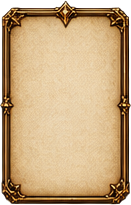
#> input picture assets/parchment/ability-card.png, 131 x 205 px; its folder holds 6 pictures in this run; the run also reads 2 pictures not shown here
$ python recolor.py
#> lines starting #> are read from the running program, lines starting #| are printed output that depends on the picture; after the words box and inside, x2 and y2 are one past the last pixel; in counts of white or black regions, pixels touching at a corner belong together
#> in main, a is the input picture: shape (205, 131, 4); mean R, G, B, A 186.1, 154.4, 112.2, 234.7
"""Erzeugt aus den Pergament-Grafiken umgefärbte Grafiksätze für weitere Themes.

Jeder Pixel wird anteilig einer von drei Gruppen zugeordnet:
  - Metall (goldene Rahmen, gesättigt gelb/orange)
  - Füllung hell (Pergament, hell und wenig gesättigt)
  - Füllung dunkel (schwarze Flächen, Holz)
und je Theme anders eingefärbt. Leuchten (orange Glut) wird separat umgefärbt.
"""
import sys
import numpy as np
from PIL import Image

SRC = "/home/claude/ascandir---dnd5e-character-sheet/assets/parchment"
DST = "/home/claude/ascandir---dnd5e-character-sheet/assets"

THEMES = {
    "nightwatch": {
        "metal": "silver",
        "light_fill": (0x26, 0x2d, 0x37),   # Pergament -> Schiefer
        "dark_fill": (0x10, 0x13, 0x18),
        "glow": (0x3c, 0xc8, 0xd2),          # Türkis
        "wood": ((0x1e, 0x24, 0x2c), 0.0),  # Farbe, Sättigungsanteil des Originals
        "panel": (0x23, 0x2a, 0x33),
    },
    "crimson": {
        "metal": "gold",
        "light_fill": (0x22, 0x1b, 0x1a),   # Pergament -> dunkler Stein
        "dark_fill": (0x14, 0x0e, 0x0d),
        "glow": (0xe8, 0x3a, 0x22),          # Glutrot
        "wood": ((0x2a, 0x10, 0x0e), 0.15),
        "panel": (0x1f, 0x19, 0x18),
    },
    "arcane": {
        "metal": "gold",
        "light_fill": (0x16, 0x1e, 0x33),   # Pergament -> Nachtblau
        "dark_fill": (0x0b, 0x10, 0x1f),
        "glow": (0x3d, 0x8b, 0xff),          # Arkanblau
        "wood": ((0x0f, 0x16, 0x2c), 0.0),
        "panel": (0x15, 0x1c, 0x30),
    },
}


def smooth(x, a, b):
    t = np.clip((x - a) / (b - a), 0, 1)
    return t * t * (3 - 2 * t)


def hsv(rgb):
    r, g, b = rgb[..., 0], rgb[..., 1], rgb[..., 2]
    mx = rgb.max(-1); mn = rgb.min(-1); d = mx - mn + 1e-6
    h = np.where(mx == r, ((g - b) / d) % 6, np.where(mx == g, (b - r) / d + 2, (r - g) / d + 4)) * 60
    s = np.where(mx > 0, (mx - mn) / (mx + 1e-6), 0)
    return h, s, mx


# Bilder mit Pergament-Füllung: Innenbereich = weiter als T Pixel vom transparenten Rand entfernt
FILL_DEPTH = {"ability-card": 9, "ability-score-box": 9, "lozenge": 9, "ribbon": 6}
# Bilder mit leuchtendem Innenbereich: Innenbereich komplett in die Leuchtfarbe des Themes umfärben
GLOW_DEPTH = {"tab-active": 11, "inspiration-on": 16}


def recolor_glow(rgba, cfg, depth):
    out = recolor(rgba, cfg).astype(np.float32)
    inner = interior_mask(rgba, depth)[..., None]
    rgb = rgba[..., :3] / 255.0
    lum = rgb @ np.array([0.299, 0.587, 0.114])
    g = np.array(cfg["glow"]) / 255.0
    dark = np.array(cfg["dark_fill"]) / 255.0
    t = np.clip(lum * 1.05, 0, 1)[..., None]
    col = dark * (1 - t) + g * t + (lum ** 4)[..., None] * 0.9
    glow = np.clip(col, 0, 1) * 255
    out[..., :3] = out[..., :3] * (1 - inner) + glow * inner
    return np.clip(out, 0, 255).astype(np.uint8)


def interior_mask(rgba, depth):
#> called with depth = 9
    import cv2
    alpha = (rgba[..., 3] > 128).astype(np.uint8)
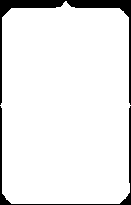
#> alpha: shape (205, 131); values 0 (black) and 1 (white), 92.3% white; 2 black regions, box (x1, y1, x2, y2) and area: (0, 0, 131, 105) 1468, (0, 106, 131, 205) 601
    dist = cv2.distanceTransform(alpha, cv2.DIST_L2, 5)
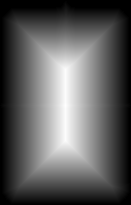
#> dist: shape (205, 131) float32; min 0, max 64.59, mean 23.6; drawn with min black and max white
    return smooth(dist, depth - 1.5, depth + 1.5)


def recolor(rgba, cfg, depth=None):
    rgb = rgba[..., :3] / 255.0
    h, s, v = hsv(rgb)
    lum = rgb @ np.array([0.299, 0.587, 0.114])

    w_light = smooth(v, 0.55, 0.72) * (1 - smooth(s, 0.36, 0.5))
    if depth:
        inner = interior_mask(rgba, depth) * (1 - smooth(s, 0.55, 0.65)) * smooth(v, 0.3, 0.42)
        w_light = np.maximum(w_light, inner)
    w_glow = smooth(s, 0.55, 0.8) * smooth(v, 0.55, 0.85) * ((h < 45) | (h > 340))
    w_metal = np.clip(smooth(s, 0.28, 0.45) * smooth(v, 0.18, 0.35) * (1 - w_light) - w_glow, 0, 1)
#> in smooth (call 8), `t = np.clip((x - a) / (b - a), 0, 1)`:
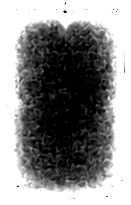
#> t: shape (205, 131) float64; min 0, max 1, mean 0.551
    w_dark = np.clip(1 - w_light - w_metal - w_glow, 0, 1)
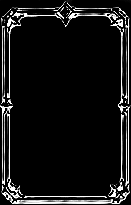
#> w_dark: shape (205, 131) float64; min 0, max 1, mean 0.0833

    # Metall
    if cfg["metal"] == "silver":
        L = lum * 1.25
        metal = np.stack([L * 0.93, L * 0.98, L * 1.08], -1)
    else:
        metal = rgb
    # helle Füllung: Struktur der Helligkeit behalten
    base = np.array(cfg["light_fill"]) / 255.0
    rel = (lum - 0.78) * 0.9
    light = np.clip(base * (1 + rel[..., None] * 1.6) + rel[..., None] * 0.05, 0, 1)
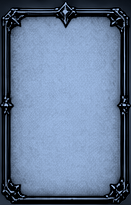
#> light: shape (205, 131, 3) float64; mean of channels 0, 1, 2 0.111, 0.132, 0.162; drawn with min black and max white
    # dunkle Füllung
    dbase = np.array(cfg["dark_fill"]) / 255.0
    dark = np.clip(dbase * (0.6 + lum[..., None] * 3.0), 0, 1)
    # Leuchten
    gcol = np.array(cfg["glow"]) / 255.0
    glow = np.clip(gcol * (lum[..., None] * 1.6) + (lum[..., None] ** 3) * 0.6, 0, 1)
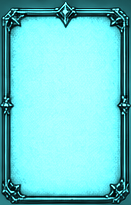
#> glow: shape (205, 131, 3) float64; mean of channels 0, 1, 2 0.439, 0.808, 0.815; drawn as R, G, B

    out = (metal * w_metal[..., None] + light * w_light[..., None] + dark * w_dark[..., None] + glow * w_glow[..., None])
    total = (w_metal + w_light + w_dark + w_glow)[..., None]
    out = out / np.maximum(total, 1e-6)
    res = rgba.copy().astype(np.float32)
    res[..., :3] = np.clip(out * 255, 0, 255)
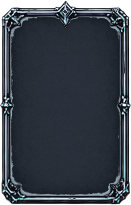
#> res: shape (205, 131, 4) float32; mean R, G, B, A 51, 58.2, 68, 234.7; transparent parts drawn white
    return res.astype(np.uint8)
#> returned value: shape (205, 131, 4)


def texture(rgb, color, keep_sat):
    rgb = rgb / 255.0
    lum = rgb @ np.array([0.299, 0.587, 0.114])
    c = np.array(color) / 255.0
    norm = lum / max(lum.mean(), 1e-3)
    tinted = c * norm[..., None]
    out = tinted * (1 - keep_sat) + rgb * keep_sat * (c.mean() / max(rgb.mean(), 1e-3))
    return np.clip(out * 255, 0, 255).astype(np.uint8)


def panel_texture(rgb, color):
    rgb = rgb / 255.0
    lum = rgb @ np.array([0.299, 0.587, 0.114])
    c = np.array(color) / 255.0
    var = (lum - lum.mean()) * 1.4
    out = c * (1 + var[..., None] * 2.2)
    return np.clip(out * 255, 0, 255).astype(np.uint8)


def main(names):
    import glob, os
    for name in names:
        cfg = THEMES[name]
        out = f"{DST}/{name}"
        os.makedirs(out, exist_ok=True)
        for f in glob.glob(f"{SRC}/*.png"):
            a = np.array(Image.open(f).convert("RGBA"))
            key = os.path.basename(f)[:-4]
            res = recolor_glow(a, cfg, GLOW_DEPTH[key]) if key in GLOW_DEPTH else recolor(a, cfg, FILL_DEPTH.get(key))
            Image.fromarray(res).save(f"{out}/{os.path.basename(f)}", optimize=True)
        wood = np.array(Image.open(f"{SRC}/wood-dark.jpg").convert("RGB")).astype(np.float32)
        Image.fromarray(texture(wood, *cfg["wood"])).save(f"{out}/wood-dark.jpg", quality=88)
        par = np.array(Image.open(f"{SRC}/parchment.jpg").convert("RGB")).astype(np.float32)
        Image.fromarray(panel_texture(par, cfg["panel"])).save(f"{out}/parchment.jpg", quality=88)
        print("ok", name)


if __name__ == "__main__":
    main(sys.argv[1:] or list(THEMES))
